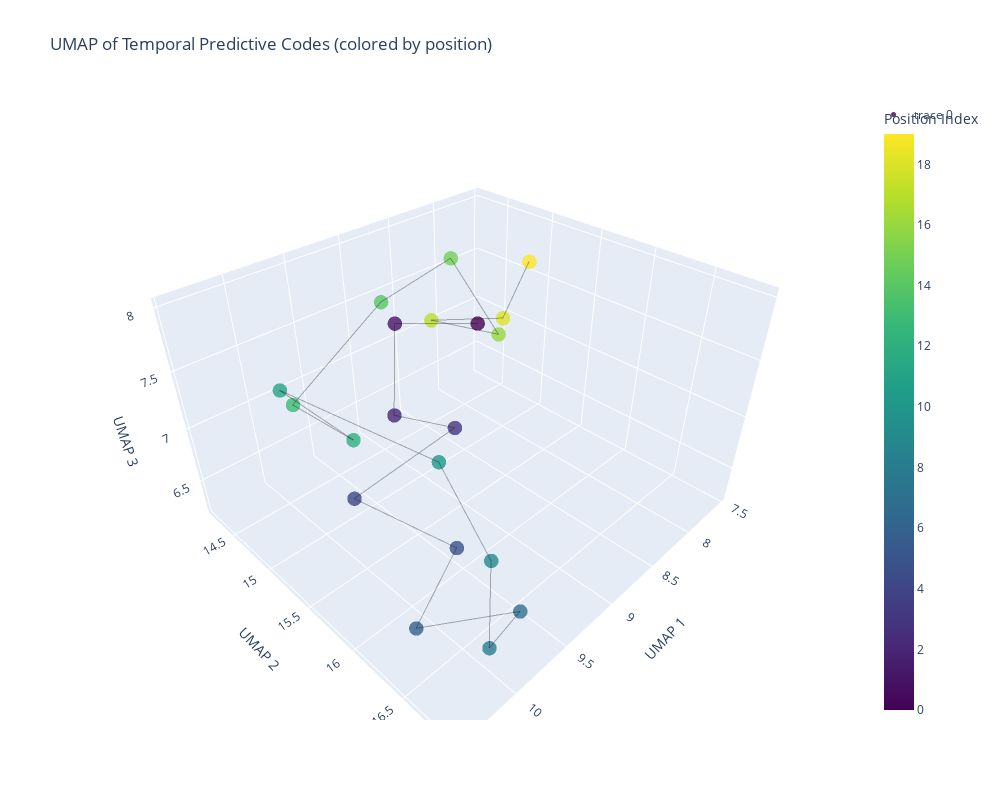

The cell this chart's notebook holds for it:
### Code cell
import plotly.graph_objects as go

# Generate hover texts with token context
hover_window = 500  # Number of tokens to show before current position
hover_texts = []

token_strs_L = tokenizer.convert_ids_to_tokens(inputs[0])

for b_idx in range(B):
    for l_idx_in_seq, pos_idx in enumerate(ps.tolist()):
        # Show previous hover_window tokens + current token (bolded)
        start_idx = max(0, pos_idx - hover_window)
        end_idx = min(len(token_strs_L), pos_idx + 1)

        story_str = ""
        token_count = 0
        for i in range(start_idx, end_idx):
            t = token_strs_L[i]

            # Add linebreak every 15 tokens
            if token_count > 0 and token_count % 15 == 0:
                story_str += "<br>"

            if i == pos_idx:
                story_str += f"<b>{t}</b>"  # Bold the current token
            else:
                story_str += t

            token_count += 1

        hover_texts.append(f"Position: {pos_idx}<br>Story: {story_str}")

# Flatten embedding and position labels for plotting
embedding_flat = embedding.reshape(-1, n_components).numpy()
pos_labels_flat = ps.repeat(B).numpy()

# Create 3D scatter plot
if n_components == 3:
    traces = [
        go.Scatter3d(
            x=embedding_flat[:, 0],
            y=embedding_flat[:, 1],
            z=embedding_flat[:, 2],
            mode="markers",
            marker=dict(
                size=5,
                color=pos_labels_flat,
                colorscale="Viridis",
                showscale=True,
                colorbar=dict(title="Position Index"),
                opacity=0.8,
            ),
            text=hover_texts,
            hovertemplate="%{text}<br>UMAP1: %{x:.2f}<br>UMAP2: %{y:.2f}<br>UMAP3: %{z:.2f}<extra></extra>",
        )
    ]

    # Add sequence connection lines
    for b in range(B):
        traces.append(
            go.Scatter3d(
                x=embedding[b, :, 0].numpy(),
                y=embedding[b, :, 1].numpy(),
                z=embedding[b, :, 2].numpy(),
                mode="lines",
                line=dict(color="black", width=2),
                opacity=0.3,
                showlegend=False,
                hoverinfo="skip",
            )
        )

    fig = go.Figure(data=traces)
    fig.update_layout(
        title="UMAP of Temporal Predictive Codes (colored by position)",
        scene=dict(xaxis_title="UMAP 1", yaxis_title="UMAP 2", zaxis_title="UMAP 3"),
        width=1000,
        height=800,
    )

elif n_components == 2:
    traces = [
        go.Scatter(
            x=embedding_flat[:, 0],
            y=embedding_flat[:, 1],
            mode="markers",
            marker=dict(
                size=8,
                color=pos_labels_flat,
                colorscale="Viridis",
                showscale=True,
                colorbar=dict(title="Position Index"),
                opacity=0.6,
            ),
            text=hover_texts,
            hovertemplate="%{text}<br>UMAP1: %{x:.2f}<br>UMAP2: %{y:.2f}<extra></extra>",
        )
    ]

    # Add sequence connection lines
    for b in range(B):
        traces.append(
            go.Scatter(
                x=embedding[b, :, 0].numpy(),
                y=embedding[b, :, 1].numpy(),
                mode="lines",
                line=dict(color="black", width=2),
                opacity=0.3,
                showlegend=False,
                hoverinfo="skip",
            )
        )

    fig = go.Figure(data=traces)
    fig.update_layout(
        title="UMAP of Temporal Predictive Codes (colored by position)",
        xaxis_title="UMAP 1",
        yaxis_title="UMAP 2",
        width=1000,
        height=800,
    )

fig.show()

### Figure 1 — Plotly figure (JSON) as saved in the notebook; plotly's stock layout.template omitted (floating-point values rounded to 4 significant figures)
{"data": [{"hovertemplate": "%{text}<br>UMAP1: %{x:.2f}<br>UMAP2: %{y:.2f}<br>UMAP3: %{z:.2f}<extra></extra>", "marker": {"color": [0, 1, 2, 3, 4, 5, 6, 7, 8, 9, 10, 11, 12, 13, 14, 15, 16, 17, 18, 19], "colorbar": {"title": {"text": "Position Index"}}, "colorscale": [[0, "#440154"], [0.1111, "#482878"], [0.2222, "#3e4989"], [0.3333, "#31688e"], [0.4444, "#26828e"], [0.5556, "#1f9e89"], [0.6667, "#35b779"], [0.7778, "#6ece58"], [0.8889, "#b5de2b"], [1, "#fde725"]], "opacity": 0.8, "showscale": true, "size": 5}, "mode": "markers", "text": ["Position: 0<br>Story: <b><bos></b>", "Position: 1<br>Story: <bos><b>The</b>", "Position: 2<br>Story: <bos>The<b>▁quick</b>", "Position: 3<br>Story: <bos>The▁quick<b>▁brown</b>", "Position: 4<br>Story: <bos>The▁quick▁brown<b>▁fox</b>", "Position: 5<br>Story: <bos>The▁quick▁brown▁fox<b>▁jumps</b>", "Position: 6<br>Story: <bos>The▁quick▁brown▁fox▁jumps<b>▁over</b>", "Position: 7<br>Story: <bos>The▁quick▁brown▁fox▁jumps▁over<b>▁the</b>", "Position: 8<br>Story: <bos>The▁quick▁brown▁fox▁jumps▁over▁the<b>▁lazy</b>", "Position: 9<br>Story: <bos>The▁quick▁brown▁fox▁jumps▁over▁the▁lazy<b>▁dog</b>", "Position: 10<br>Story: <bos>The▁quick▁brown▁fox▁jumps▁over▁the▁lazy▁dog<b>.</b>", "Position: 11<br>Story: <bos>The▁quick▁brown▁fox▁jumps▁over▁the▁lazy▁dog.<b>▁This</b>", "Position: 12<br>Story: <bos>The▁quick▁brown▁fox▁jumps▁over▁the▁lazy▁dog.▁This<b>▁sentence</b>", "Position: 13<br>Story: <bos>The▁quick▁brown▁fox▁jumps▁over▁the▁lazy▁dog.▁This▁sentence<b>▁contains</b>", "Position: 14<br>Story: <bos>The▁quick▁brown▁fox▁jumps▁over▁the▁lazy▁dog.▁This▁sentence▁contains<b>▁every</b>", "Position: 15<br>Story: <bos>The▁quick▁brown▁fox▁jumps▁over▁the▁lazy▁dog.▁This▁sentence▁contains▁every<br><b>▁letter</b>", "Position: 16<br>Story: <bos>The▁quick▁brown▁fox▁jumps▁over▁the▁lazy▁dog.▁This▁sentence▁contains▁every<br>▁letter<b>▁of</b>", "Position: 17<br>Story: <bos>The▁quick▁brown▁fox▁jumps▁over▁the▁lazy▁dog.▁This▁sentence▁contains▁every<br>▁letter▁of<b>▁the</b>", "Position: 18<br>Story: <bos>The▁quick▁brown▁fox▁jumps▁over▁the▁lazy▁dog.▁This▁sentence▁contains▁every<br>▁letter▁of▁the<b>▁alphabet</b>", "Position: 19<br>Story: <bos>The▁quick▁brown▁fox▁jumps▁over▁the▁lazy▁dog.▁This▁sentence▁contains▁every<br>▁letter▁of▁the▁alphabet<b>.</b>"], "type": "scatter3d", "x": [8.923, 9.55, 9.059, 8.751, 9.929, 9.721, 10.37, 9.903, 9.902, 10.08, 10.0, 10.43, 10.15, 10.09, 8.895, 8.041, 7.776, 8.145, 8.04, 7.553], "y": [15.56, 15.44, 14.74, 15.14, 15.33, 16.16, 16.49, 16.89, 16.65, 16.81, 16.32, 15.47, 15.73, 14.96, 14.47, 14.38, 14.71, 14.22, 15.0, 14.85], "z": [7.82, 8.015, 6.695, 6.614, 6.702, 6.659, 6.704, 6.79, 6.223, 7.296, 7.65, 7.933, 7.565, 7.413, 7.576, 7.654, 6.936, 7.031, 7.311, 7.617]}, {"hoverinfo": "skip", "line": {"color": "black", "width": 2}, "mode": "lines", "opacity": 0.3, "showlegend": false, "type": "scatter3d", "x": [8.923, 9.55, 9.059, 8.751, 9.929, 9.721, 10.37, 9.903, 9.902, 10.08, 10.0, 10.43, 10.15, 10.09, 8.895, 8.041, 7.776, 8.145, 8.04, 7.553], "y": [15.56, 15.44, 14.74, 15.14, 15.33, 16.16, 16.49, 16.89, 16.65, 16.81, 16.32, 15.47, 15.73, 14.96, 14.47, 14.38, 14.71, 14.22, 15.0, 14.85], "z": [7.82, 8.015, 6.695, 6.614, 6.702, 6.659, 6.704, 6.79, 6.223, 7.296, 7.65, 7.933, 7.565, 7.413, 7.576, 7.654, 6.936, 7.031, 7.311, 7.617]}], "layout": {"height": 800, "scene": {"xaxis": {"title": {"text": "UMAP 1"}}, "yaxis": {"title": {"text": "UMAP 2"}}, "zaxis": {"title": {"text": "UMAP 3"}}}, "title": {"text": "UMAP of Temporal Predictive Codes (colored by position)"}, "width": 1000}}
